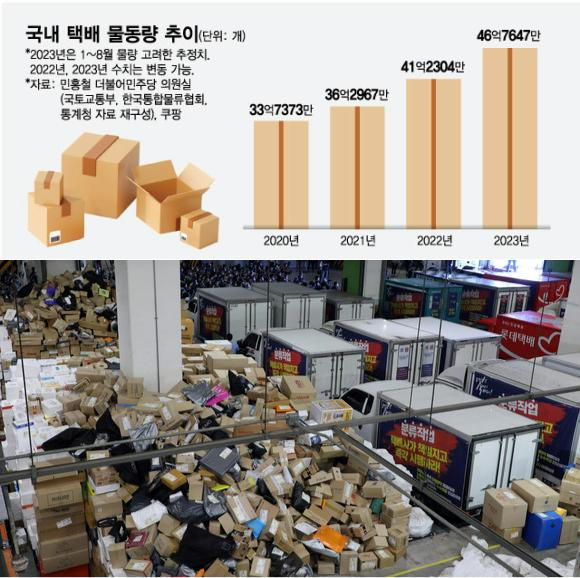
#> input picture box_detect_image_and_video/택배물류.jpg, 580 x 578 px, given in place of the camera
$ python box_detector_final.py   (older library calls are emulated)
#> lines starting #> are read from the running program, lines starting #| are printed output that depends on the picture; after the words box and inside, x2 and y2 are one past the last pixel; in counts of white or black regions, pixels touching at a corner belong together
import cv2
import numpy as np
import math

# 1cm당 픽셀 수 초기화
PIXELS_PER_CM = 18

def sobel_edge_detection(frame):
    gray = cv2.cvtColor(frame, cv2.COLOR_BGR2GRAY)
    blurred = cv2.GaussianBlur(gray, (5, 5), 0)
    sobelx = cv2.Sobel(blurred, cv2.CV_64F, 1, 0, ksize=3)
    sobely = cv2.Sobel(blurred, cv2.CV_64F, 0, 1, ksize=3)
    sobel_combined = cv2.sqrt(sobelx**2 + sobely**2)
    edged = cv2.convertScaleAbs(sobel_combined)
    _, edged = cv2.threshold(edged, 80, 255, cv2.THRESH_BINARY)
    _, thresholded = cv2.threshold(edged, 50, 255, cv2.THRESH_BINARY)
    return thresholded

def is_cal_box(frame):
    is_cal_box = False
    low_H = 7
    high_H = 64
    low_S = 45
    high_S = 212
    low_V = 0
    high_V = 255

    frame_HSV = cv2.cvtColor(frame, cv2.COLOR_BGR2HSV)
    frame_threshold = cv2.inRange(
        frame_HSV, (low_H, low_S, low_V), (high_H, high_S, high_V))

    contours, _ = cv2.findContours(
        frame_threshold, cv2.RETR_EXTERNAL, cv2.CHAIN_APPROX_SIMPLE)
    max_area = 0.0
    max_area_index = -1
    for i, contour in enumerate(contours):
        hull = cv2.convexHull(contour)
        area = cv2.contourArea(hull)
        if area < 4:
            continue
        if max_area < area:
            max_area = area
            max_area_index = i
    if max_area_index != -1:
        contour = contours[max_area_index]
        x, y, w, h = cv2.boundingRect(contour)
        rect = cv2.minAreaRect(contour)
        x, y = rect[0]
        w, h = rect[1]
        x = int(x)
        y = int(y)
        w = int(w)
        h = int(h)

        dist = 50
        cv2.line(frame_HSV, (x-dist, y-dist), (x+dist, y+dist), (0, 0, 255), 5)
        cv2.line(frame_HSV, (x+dist, y-dist), (x-dist, y+dist), (0, 0, 255), 5)

        frame_roi = frame_HSV[y-10:y+10, x-10:x+10, :]

        w = max(w, h)
        h = min(w, h)
        ang = rect[2]
        global PIXELS_PER_CM
        PIXELS_PER_CM = int(w)/20

        roi_mean = cv2.mean(frame_roi)

        if roi_mean[1] > 20 and roi_mean[1] < 50:
            is_cal_box = True

    return is_cal_box

def measure_and_draw_boxes(frame, edged):
    global PIXELS_PER_CM
    contours, _ = cv2.findContours(
        edged, cv2.RETR_EXTERNAL, cv2.CHAIN_APPROX_SIMPLE)
    max_area = 0.0
    max_area_index = -1
    for i, contour in enumerate(contours):
        hull = cv2.convexHull(contour)
        area = cv2.contourArea(hull)
        if area < 4:
            continue
        if max_area < area:
            max_area = area
            max_area_index = i

    if max_area_index != -1 and is_cal_box(frame):
        contour = contours[max_area_index]
        x, y, w, h = cv2.boundingRect(contour)
        rect = cv2.minAreaRect(contour)
        x, y = rect[0]
        w, h = rect[1]
        w = max(w, h)
        h = min(w, h)
        ang = rect[2]

        box_B = 26
        box_B_w = 400
        box_M = 20
        box_M_w = 300
        box_S = 16
        box_S_w = 200

        if w > box_B_w:
            PIXELS_PER_CM = int(w)/box_B
        elif w > box_M_w and w < box_B_w:
            PIXELS_PER_CM = int(w)/box_M
        elif w > box_S_w and w < box_M_w:
            PIXELS_PER_CM = int(w)/box_S

    for contour in contours:
        area = cv2.contourArea(contour)
        if area < 100:
            continue

        hull = cv2.convexHull(contour)
        x, y, w, h = cv2.boundingRect(hull)
        x = int(x)
        y = int(y)
        w = int(w)
        h = int(h)

        width_cm = w / PIXELS_PER_CM
        height_cm = h / PIXELS_PER_CM
        box_area_cm2 = math.sqrt(width_cm**2 + height_cm**2)

        # 박스 분류
        if box_area_cm2 > 27:
            box_category = 'L'
        if box_area_cm2 >= 22 and box_area_cm2 <= 27:
            box_category = 'M'
        if box_area_cm2 < 22:
            box_category = 'S'

        if width_cm <= 8 and height_cm <= 8:
            continue

        cv2.rectangle(frame, (x, y), (x + w, y + h), (0, 255, 0), 2)

        text = f"{width_cm:.2f}cm x {height_cm:.2f}cm ({box_category})"
        (text_width, text_height), baseline = cv2.getTextSize(
            text, cv2.FONT_HERSHEY_SIMPLEX, 0.5, 1)
        cv2.rectangle(frame, (x, y - text_height - baseline),
                      (x + text_width, y), (0, 0, 0), cv2.FILLED)

        cv2.putText(frame, text, (x, y - 5),
                    cv2.FONT_HERSHEY_SIMPLEX, 0.5, (255, 255, 255), 1)

    return frame

cap1 = cv2.VideoCapture(0)  # 첫 번째 카메라
cap2 = cv2.VideoCapture(1)  # 두 번째 카메라

while True:
    ret1, frame1 = cap1.read()
#> frame1 is the input picture: shape (578, 580, 3); mean B, G, R 145.2, 153.1, 160.5
    ret2, frame2 = cap2.read()

    if not ret1 or not ret2:
        break

    edged_frame1 = sobel_edge_detection(frame1)
#> in sobel_edge_detection, `sobely = cv2.Sobel(blurred, cv2.CV_64F, 0, 1, ksize=3)`:
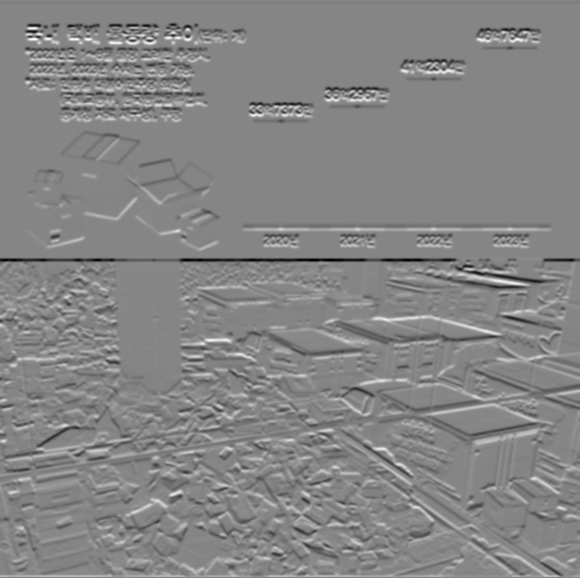
#> sobely: shape (578, 580) float64; min -611, max 553, mean -1.5; drawn with min black and max white
#> in sobel_edge_detection, `sobel_combined = cv2.sqrt(sobelx**2 + sobely**2)`:
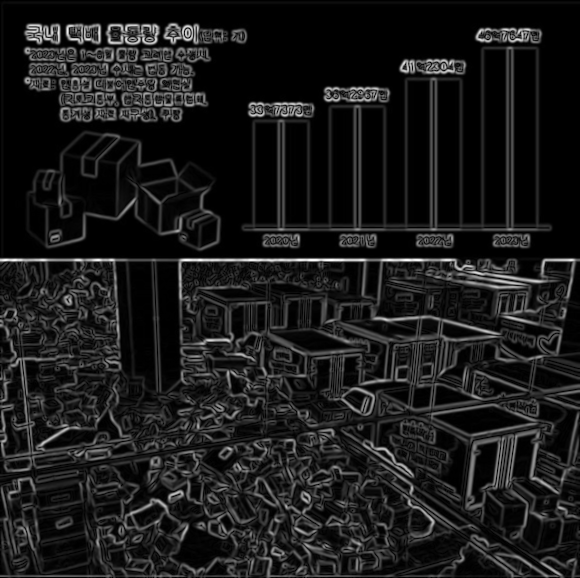
#> sobel_combined: shape (578, 580) float64; min 0, max 611, mean 65.3; drawn with min black and max white
#> in sobel_edge_detection, `_, edged = cv2.threshold(edged, 80, 255, cv2.THRESH_BINARY)`:
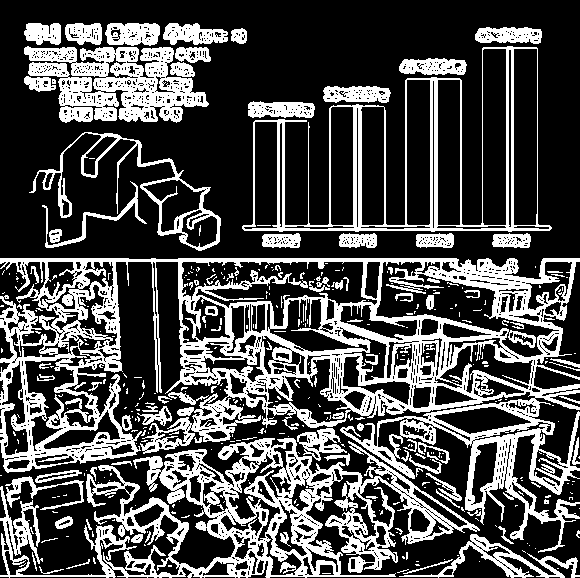
#> edged: shape (578, 580); 30.6% white; 385 white regions (293 under 20 px)
    mask_frame1 = np.zeros(frame1.shape, np.uint8)

    contours1, _ = cv2.findContours(
        edged_frame1, cv2.RETR_EXTERNAL, cv2.CHAIN_APPROX_SIMPLE)
#> contours1 = 212 contours, 164 with area under 20; largest, box (x1, y1, x2, y2) and area: (0, 258, 580, 553) 89702, (242, 46, 552, 232) 29587, (0, 428, 480, 578) 28352, (24, 46, 209, 123) 8584, (29, 132, 221, 251) 5011
    for i, contour in enumerate(contours1):
        hull = cv2.convexHull(contour)
        cv2.drawContours(mask_frame1, [hull], -1, (255, 255, 255), -1)
#> this loop made 212 passes
#> (contour, hull) on passes 2, 4, 5: ([[557, 568], [558, 568]], [[558, 568], [557, 568]]), ([[168, 565], [168, 566], [171, 566], [171, 565]], [[171, 565], [171, 566], [168, 566], [168, 565]]), ([[415, 564], [416, 565], [419, 565], [418, 564]], [[418, 564], [419, 565], [416, 565], [415, 564]])
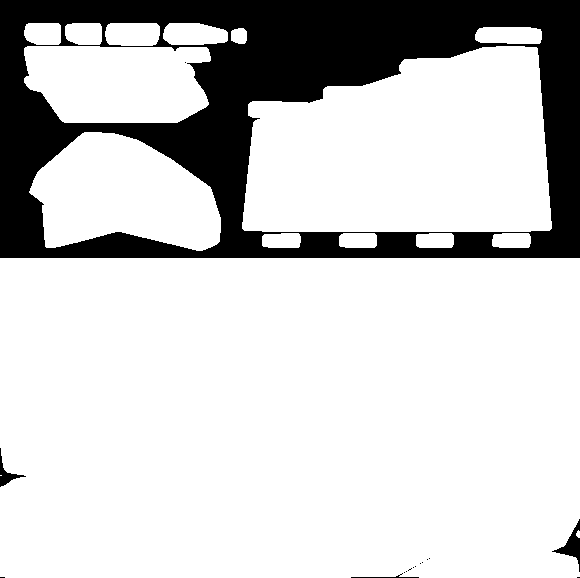
#> mask_frame1: shape (578, 580, 3); 80% white; 16 black regions (12 under 20 px)

    edged_out1 = frame1 & mask_frame1
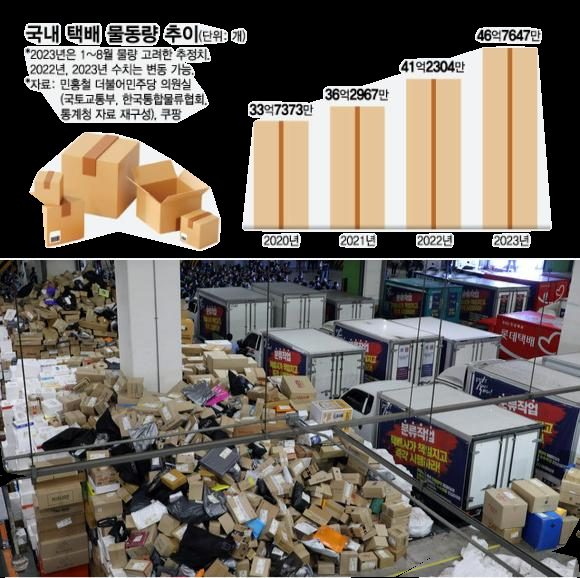
#> edged_out1: shape (578, 580, 3); mean B, G, R 96.8, 104.8, 112.4
    result_frame1 = measure_and_draw_boxes(frame1, edged_frame1)
#> in measure_and_draw_boxes, `contours, _ = cv2.findContours( edged, cv2.RETR_EXTERNAL, cv2.CHAIN_AP..`: contours has the same summary as contours1 outside measure_and_draw_boxes
#> the loop in measure_and_draw_boxes, `for i, contour in enumerate(contours):` made 212 passes
#> (area, max_area) on passes 3, 24, 122, 190: (98.5, 98.5), (4952, 4952), (53110.5, 53110.5), (147990, 147990)
#> area on passes 8, 10, 15, 25, 31, 32: 86, 56.5, 23, 68.5, 20, 103
#> after the loop in measure_and_draw_boxes, `for i, contour in enumerate(contours):`: max_area = 147990; max_area_index = 189
#> in is_cal_box, `frame_HSV = cv2.cvtColor(frame, cv2.COLOR_BGR2HSV)`: frame_HSV: shape (578, 580, 3); mean H, S, V 66.5, 50.1, 164.9
#> in is_cal_box, `frame_threshold = cv2.inRange( frame_HSV, (low_H, low_S, low_V), (high..`:
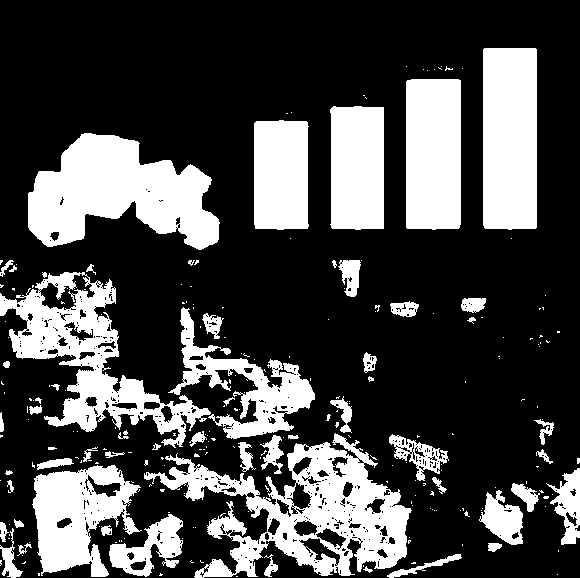
#> frame_threshold: shape (578, 580); 28.4% white; 247 white regions (188 under 20 px)
#> in is_cal_box, `contours, _ = cv2.findContours( frame_threshold, cv2.RETR_EXTERNAL, cv..`: contours = 243 contours, 198 with area under 20; largest, box (x1, y1, x2, y2) and area: (144, 433, 412, 578) 17160, (28, 133, 220, 250) 13484, (0, 272, 211, 448) 12488, (483, 48, 537, 230) 9540, (406, 79, 461, 230) 8039
#> the loop in is_cal_box, `for i, contour in enumerate(contours):` made 243 passes
#> (area, max_area) on passes 5, 13, 29, 37, 81, 123: (27, 27), (502, 502), (723.5, 723.5), (3127, 3127), (10291.5, 10291.5), (30367.5, 30367.5)
#> area on passes 14, 17, 18, 33, 35, 36: 225, 85, 105, 87, 111, 50
#> after the loop in is_cal_box, `for i, contour in enumerate(contours):`: max_area = 30367.5; max_area_index = 122
#> in is_cal_box, `contour = contours[max_area_index]`: contour = contour of 1091 points, box (x1, y1, x2, y2) (144, 433, 412, 578), area 17160
#> in is_cal_box, `x, y, w, h = cv2.boundingRect(contour)`: x = 144; y = 433; w = 268; h = 145
#> in is_cal_box, `rect = cv2.minAreaRect(contour)`: rect = ((279.8, 511.9), (260.9, 142.6), -7.21)
#> in is_cal_box, `x, y = rect[0]`: x = 279.8; y = 511.9
#> in is_cal_box, `w, h = rect[1]`: w = 260.9; h = 142.6
#> in is_cal_box, `x = int(x)`: x = 279
#> in is_cal_box, `y = int(y)`: y = 511
#> in is_cal_box, `w = int(w)`: w = 260
#> in is_cal_box, `h = int(h)`: h = 142
#> in is_cal_box, `cv2.line(frame_HSV, (x-dist, y-dist), (x+dist, y+dist), (0, 0, 255), 5)`: frame_HSV: shape (578, 580, 3); mean H, S, V 66.3, 50, 165.4
#> in is_cal_box, `cv2.line(frame_HSV, (x+dist, y-dist), (x-dist, y+dist), (0, 0, 255), 5)`: frame_HSV: shape (578, 580, 3); mean H, S, V 66.2, 49.7, 165.8
#> in is_cal_box, `frame_roi = frame_HSV[y-10:y+10, x-10:x+10, :]`: frame_roi: shape (20, 20, 3); mean H, S, V 6.3, 21.9, 217.7
#> in is_cal_box, `ang = rect[2]`: ang = -7.21
#> in is_cal_box, `PIXELS_PER_CM = int(w)/20`: PIXELS_PER_CM = 13
#> in is_cal_box, `roi_mean = cv2.mean(frame_roi)`: roi_mean = (6.29, 21.86, 217.7, 0)
#> in measure_and_draw_boxes, `contour = contours[max_area_index]`: contour = contour of 2816 points, box (x1, y1, x2, y2) (0, 258, 580, 553), area 89702
#> in measure_and_draw_boxes, `x, y, w, h = cv2.boundingRect(contour)`: x = 0; y = 258; w = 580; h = 295
#> in measure_and_draw_boxes, `rect = cv2.minAreaRect(contour)`: rect = ((289.5, 405), (294, 579), -90)
#> in measure_and_draw_boxes, `x, y = rect[0]`: x = 289.5; y = 405
#> in measure_and_draw_boxes, `w, h = rect[1]`: w = 294; h = 579
#> in measure_and_draw_boxes, `ang = rect[2]`: ang = -90
#> in measure_and_draw_boxes, `PIXELS_PER_CM = int(w)/box_B`: PIXELS_PER_CM = 22.27
#> the loop in measure_and_draw_boxes, `for contour in contours:` made 212 passes
#> (area, x, y, w, h, width_cm, height_cm, box_area_cm2) on passes 122, 190: (28352, 0, 428, 480, 150, 21.55, 6.74, 22.58), (89702.5, 0, 258, 580, 295, 26.04, 13.25, 29.22)
#> area on passes 8, 25, 32: 37, 66.5, 38.5
#> after the loop in measure_and_draw_boxes, `for contour in contours:`:
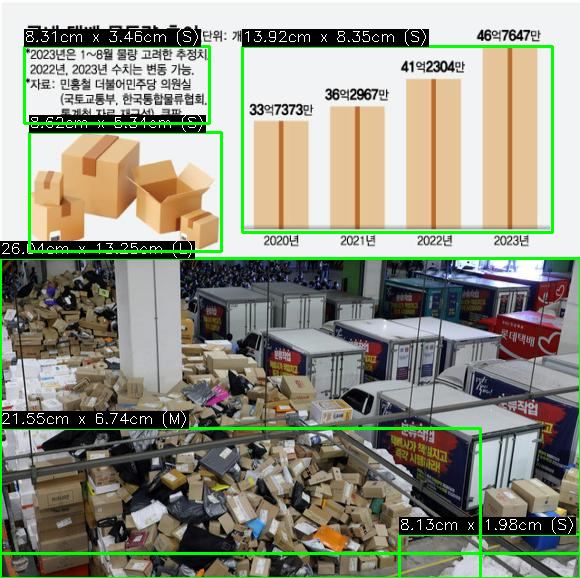
#> frame: shape (578, 580, 3); 9.05% of pixels changed, all inside (x1, y1, x2, y2) = (0, 29, 580, 578)

    edged_frame2 = sobel_edge_detection(frame2)
    mask_frame2 = np.zeros(frame2.shape, np.uint8)

    contours2, _ = cv2.findContours(
        edged_frame2, cv2.RETR_EXTERNAL, cv2.CHAIN_APPROX_SIMPLE)
    for i, contour in enumerate(contours2):
        hull = cv2.convexHull(contour)
        cv2.drawContours(mask_frame2, [hull], -1, (255, 255, 255), -1)
#> this loop made 212 passes
#> contour on passes 2, 4, 5: [[557, 568], [558, 568]], [[168, 565], [168, 566], [171, 566], [171, 565]], [[415, 564], [416, 565], [419, 565], [418, 564]]

    edged_out2 = frame2 & mask_frame2
    result_frame2 = measure_and_draw_boxes(frame2, edged_frame2)
#> the loop in measure_and_draw_boxes (call 2), `for i, contour in enumerate(contours):` made 212 passes
#> the loop in is_cal_box (call 2), `for i, contour in enumerate(contours):` made 243 passes
#> contour on passes 1, 2, 4: [[236, 576], [237, 576]], [[557, 574]], [[38, 573], [38, 575], [39, 575], [39, 573]]
#> the loop in measure_and_draw_boxes (call 2), `for contour in contours:` made 212 passes

    cv2.imshow("Camera 1 - Sobel Edge Detection", edged_out1)
    cv2.imshow("Camera 1 - Result", result_frame1)
    cv2.imshow("Camera 2 - Sobel Edge Detection", edged_out2)
    cv2.imshow("Camera 2 - Result", result_frame2)

    if cv2.waitKey(1) & 0xFF == ord('q'):
#> (key q is pressed here)
        break

cap1.release()
cap2.release()
cv2.destroyAllWindows()
